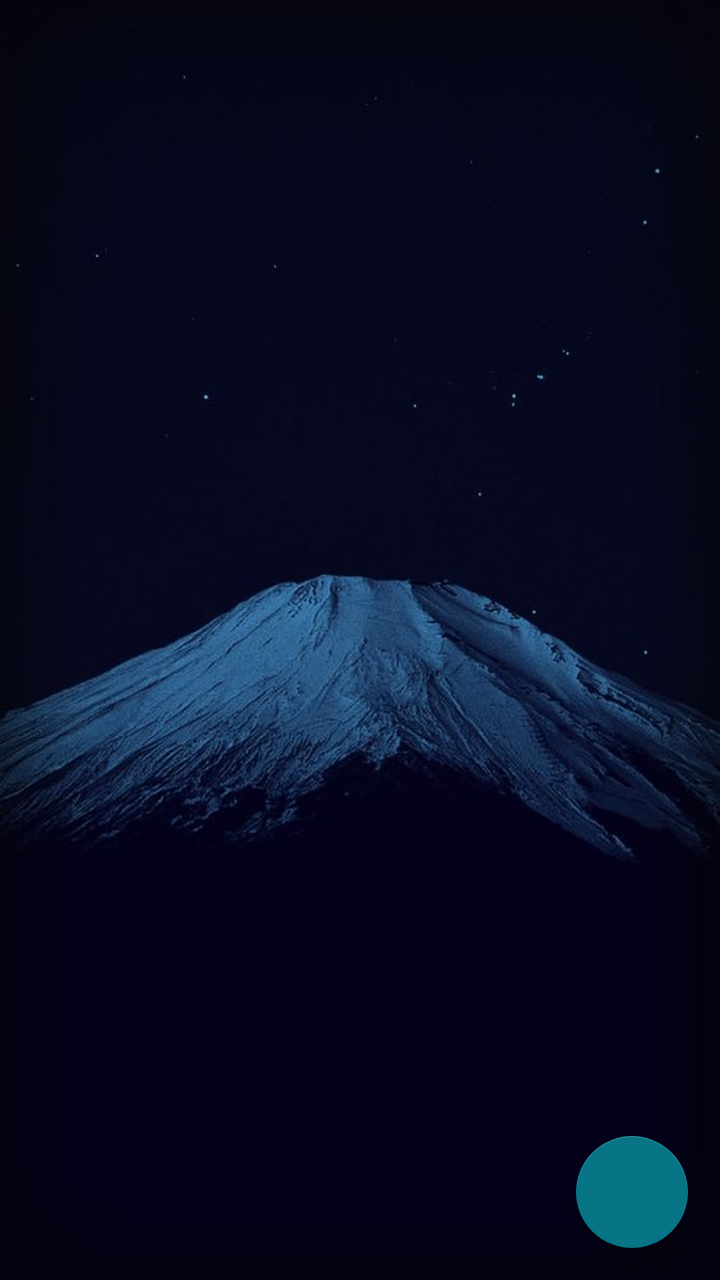
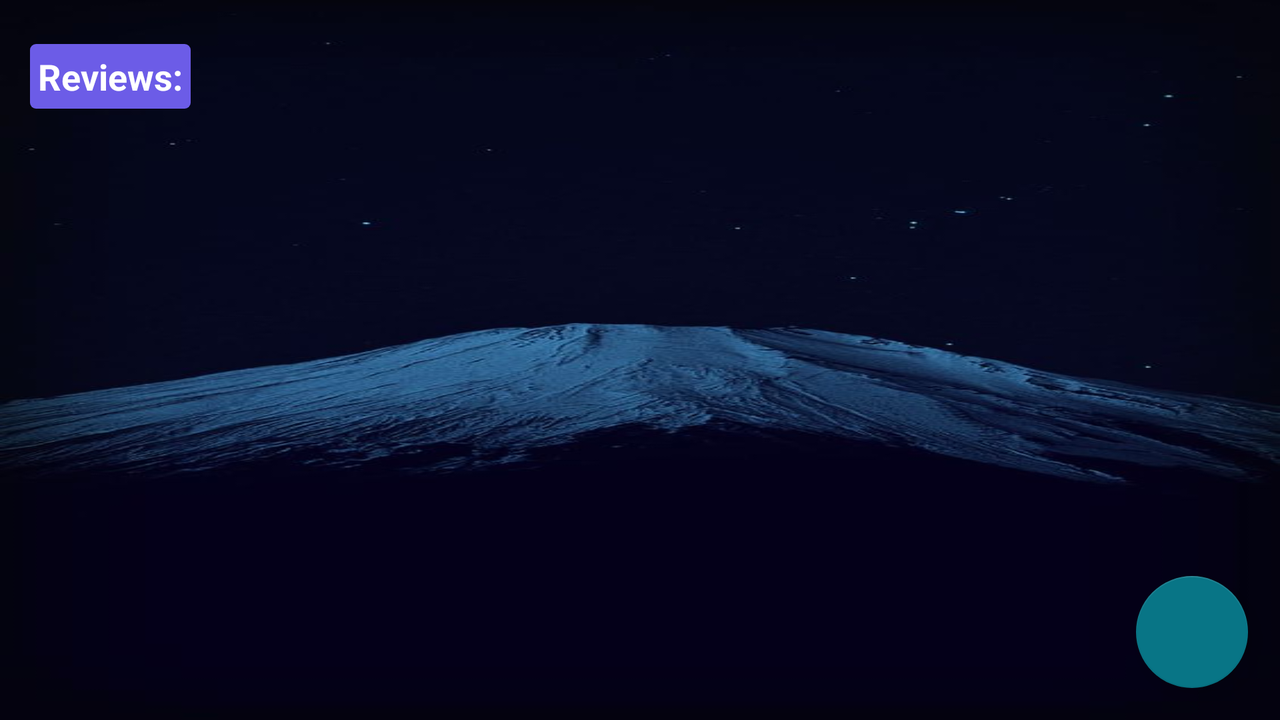

An Android layout and its configuration variant, each rendered on a device that would load it. The default file and the variant file are quoted in full after the pictures.
<!-- AndroidManifest.xml: application theme AppTheme -->
<!-- res/layout/activity_detail.xml -->
<?xml version="1.0" encoding="utf-8"?>
<layout xmlns:android="http://schemas.android.com/apk/res/android"
    xmlns:app="http://schemas.android.com/apk/res-auto"
    xmlns:tools="http://schemas.android.com/tools">

    <android.support.constraint.ConstraintLayout
        android:layout_width="match_parent"
        android:layout_height="match_parent"
        tools:context=".ui.DetailActivity"
        android:background="@drawable/japan_mt"
        tools:layout_editor_absoluteY="81dp">


        <ScrollView
            android:id="@+id/scrollView2"
            android:layout_width="match_parent"
            android:layout_height="match_parent"
            android:transitionGroup="false"
            app:layout_constraintBottom_toBottomOf="parent"
            app:layout_constraintEnd_toEndOf="parent"
            app:layout_constraintStart_toStartOf="parent"
            tools:targetApi="lollipop">


            <LinearLayout
                android:layout_width="match_parent"
                android:layout_height="wrap_content"
                android:orientation="vertical">

                <LinearLayout
                   style="@style/FrameImageDetail"
                    tools:ignore="UseCompoundDrawables">

                    <TextView
                        android:layout_width="wrap_content"
                        android:layout_height="wrap_content"
                        android:layout_gravity="center"
                        android:layout_marginTop="5dp"
                        android:text="@string/click_to_enlarge_image"
                        android:textColor="@color/white"
                        android:textSize="12sp" />
                    <ImageView
                        android:id="@+id/iv_poster_detail"
                        android:layout_width="220dp"
                        android:layout_height="331dp"
                        android:layout_margin="16dp"
                        android:onClick="toZoom"
                        android:contentDescription="@string/image_poster" />


                </LinearLayout>

                <LinearLayout
                    android:layout_width="match_parent"
                    android:layout_height="wrap_content"
                    android:layout_marginBottom="15dp"
                    android:layout_marginLeft="15dp"
                    android:layout_marginRight="15dp"
                    android:layout_marginTop="6dp"
                    android:orientation="vertical">

                    <TextView
                        style="@style/LabelDetailRed"
                        android:text="@string/title"
                        android:textColor="@color/gold"
                        />

                    <TextView
                        android:id="@+id/tv_title"
                        style="@style/TextDetailBoldTextLarge"
                        android:textColor="@color/white"
                        />

                    <TextView
                         style="@style/LabelDetailRed"
                        android:text="@string/plot_synopsis"
                        android:textColor="@color/gold"
                        />

                    <TextView
                        android:id="@+id/tv_plot"
                        style="@style/TextDetail"
                        android:textColor="@color/white"
                        />

                    <TextView
                        style="@style/LabelDetailRed"
                        android:text="@string/user_rating"
                        android:textColor="@color/gold"
                        />

                    <TextView
                        android:id="@+id/tv_rating"
                        android:textColor="@color/white"
                        style="@style/TextDetailBoldTextLarge" />

                    <TextView
                        style="@style/LabelDetailRed"
                        android:textColor="@color/gold"
                        android:text="@string/release_date"/>

                    <TextView
                        android:id="@+id/tv_release"
                        android:textColor="@color/white"
                        style="@style/TextDetailBoldTextLarge" />

                    <TextView
                        style="@style/LabelDetailRed"
                        android:textColor="@color/gold"
                        android:text="@string/trailers"/>


                    <android.support.v7.widget.RecyclerView
                        android:id="@+id/rv_trailers"
                        android:layout_width="match_parent"
                        android:layout_height="wrap_content"
                        android:layout_marginBottom="16dp" />

                    <TextView
                        android:id="@+id/tv_adapter_no_data_review"
                        android:layout_width="wrap_content"
                        android:layout_height="wrap_content"
                        android:layout_marginBottom="14dp"
                        android:text="@string/no_trailers"
                        android:textSize="18sp"
                        android:visibility="gone" />

                    <TextView
                         style="@style/LabelDetailRed"
                         android:textColor="@color/gold"
                        android:text="@string/reviews" />

                    <android.support.v7.widget.RecyclerView
                        android:id="@+id/rv_reviews"

                        android:layout_width="match_parent"
                        android:layout_height="wrap_content"
                        android:layout_marginBottom="16dp" />

                    <TextView
                        android:id="@+id/tv_adapter_no_data"
                        android:layout_width="wrap_content"
                        android:layout_height="wrap_content"
                        android:layout_marginBottom="14dp"
                        android:text="@string/no_reviews"
                        android:textColor="@color/white"
                        android:textSize="18sp"
                        android:visibility="gone" />
                </LinearLayout>


            </LinearLayout>
        </ScrollView>

        <android.support.design.widget.FloatingActionButton
            android:id="@+id/fb_detail"
            android:layout_width="wrap_content"
            android:layout_height="wrap_content"
            android:layout_gravity="end"
            android:layout_marginBottom="16dp"
            android:layout_marginEnd="16dp"
            android:layout_marginRight="16dp"
            android:onClick="saveDeleteData"
            android:src="@drawable/ic_favorite"
            app:layout_constraintBottom_toBottomOf="parent"
            app:layout_constraintEnd_toEndOf="parent" />

    </android.support.constraint.ConstraintLayout>
</layout>
<!-- resources referenced by this layout -->
<resources>
  <color name="gold">#ffdf00</color>
  <color name="white">#ffffff</color>
  <!-- drawable japan_mt: jpg bitmap (drawable-mdpi, 26339 bytes) -->
  <string name="click_to_enlarge_image">Tap to enlarge image</string>
  <string name="image_poster">Image Poster</string>
  <string name="no_reviews">No reviews</string>
  <string name="no_trailers">No trailers</string>
  <string name="plot_synopsis">Plot Synopsis:</string>
  <string name="release_date">Release Date:</string>
  <string name="reviews">Reviews:</string>
  <string name="title">Title:</string>
  <string name="trailers">Trailers</string>
  <string name="user_rating">User Rating:</string>
  <style name="FrameImageDetail" parent="FrameBlue">
          <item name="android:layout_width">wrap_content</item>
          <item name="android:layout_height">wrap_content</item>
          <item name="android:layout_gravity">center_horizontal</item>
          <item name="android:layout_marginBottom">@dimen/margin_frame_image_detail</item>
          <item name="android:layout_marginTop">@dimen/margin_frame_image_detail</item>
          <item name="android:orientation">vertical</item>
      </style>
  <style name="LabelDetailRed">
          <item name="android:layout_width">wrap_content</item>
          <item name="android:layout_height">wrap_content</item>
  
          <item name="android:padding">@dimen/padding_tag_detail_red</item>
          <item name="android:textColor">@color/white</item>
          <item name="android:textSize">@dimen/text_size_tag_detail_red</item>
          <item name="android:textStyle">bold</item>
  
      </style>
  <style name="TextDetail">
          <item name="android:layout_width">wrap_content</item>
          <item name="android:layout_height">wrap_content</item>
          <item name="android:layout_marginBottom">@dimen/model_margin_6</item>
          <item name="android:layout_marginTop">@dimen/model_margin_4</item>
          <item name="android:textColor">@color/secondary_text</item>
  
      </style>
  <style name="TextDetailBoldTextLarge" parent="TextDetail">
          <item name="android:textStyle">bold</item>
          <item name="android:textSize">@dimen/model_text_size_18</item>
      </style>
  <style name="AppTheme" parent="Theme.AppCompat.Light.DarkActionBar">
          
          <item name="colorPrimary">@color/primary_text</item>
          <item name="colorAccent">@color/colorAccent</item>
          <item name="android:itemBackground">@color/primary_text</item>
          <item name="android:textColor">@android:color/white</item>
  
      </style>
  <style name="FrameBlue">
          <item name="android:background">@drawable/border</item>
      </style>
  <dimen name="margin_frame_image_detail">6dp</dimen>
  <dimen name="padding_tag_detail_red">4dp</dimen>
  <dimen name="text_size_tag_detail_red">18sp</dimen>
  <dimen name="model_margin_6">6dp</dimen>
  <dimen name="model_margin_4">4dp</dimen>
  <color name="secondary_text">#757575</color>
  <dimen name="model_text_size_18">18sp</dimen>
  <color name="primary_text">#212121</color>
  <color name="colorAccent">#087586</color>
  <!-- drawable border (drawable) -->
  <?xml version="1.0" encoding="utf-8"?>
  <shape xmlns:android="http://schemas.android.com/apk/res/android"
      android:shape="rectangle">
      <corners
          android:radius="2dp"/>
      <stroke
          android:width="0.8dp"
          android:color="@color/colorAccent"/>
  
  
  </shape>
</resources>
<!-- res/layout-land/activity_detail.xml (the author's variant of the layout above) -->
<!-- drawn on the phone turned sideways -->
<?xml version="1.0" encoding="utf-8"?>
<layout xmlns:android="http://schemas.android.com/apk/res/android"
    xmlns:app="http://schemas.android.com/apk/res-auto"
    xmlns:tools="http://schemas.android.com/tools">

    <android.support.constraint.ConstraintLayout
        android:layout_width="match_parent"
        android:layout_height="match_parent"
        android:background="@drawable/japan_mt"
        tools:context=".ui.DetailActivity"
        tools:layout_editor_absoluteY="81dp">


        <ScrollView
            android:id="@+id/scrollView2"
            android:layout_width="match_parent"
            android:layout_height="match_parent"
            android:transitionGroup="false"
            app:layout_constraintBottom_toBottomOf="parent"
            app:layout_constraintEnd_toEndOf="parent"
            app:layout_constraintStart_toStartOf="parent"
            tools:targetApi="lollipop">


            <LinearLayout
                android:layout_width="match_parent"
                android:layout_height="wrap_content"
                android:orientation="vertical">

                <LinearLayout
                    style="@style/FrameImageDetail"
                    android:layout_marginLeft="15dp"
                    android:layout_marginRight="15dp"
                    android:orientation="horizontal"
                    tools:ignore="UseCompoundDrawables">

                    <LinearLayout
                        android:layout_width="wrap_content"
                        android:layout_height="wrap_content"
                        android:orientation="vertical">

                        <TextView
                            android:layout_width="wrap_content"
                            android:layout_height="wrap_content"
                            android:layout_gravity="center"
                            android:layout_marginTop="5dp"

                            android:text="@string/click_to_enlarge_image"
                            android:textColor="@color/white"
                            android:textSize="12sp" />

                        <ImageView
                            android:id="@+id/iv_poster_detail"
                            android:layout_width="346dp"
                            android:layout_height="513dp"
                            android:layout_margin="16dp"
                            android:contentDescription="@string/image_poster"
                            android:onClick="toZoom" />
                    </LinearLayout>

                    <LinearLayout
                        android:layout_width="wrap_content"
                        android:layout_height="wrap_content"
                        android:layout_marginTop="32dp"
                        android:orientation="vertical">

                        <TextView
                            style="@style/LabelDetailRed"
                            android:textColor="@color/gold"
                            android:text="@string/title" />

                        <TextView
                            android:id="@+id/tv_title"
                            android:textColor="@color/white"
                            style="@style/TextDetailBoldTextLarge" />

                        <TextView
                            style="@style/LabelDetailRed"
                            android:textColor="@color/gold"
                            android:text="@string/plot_synopsis" />

                        <TextView
                            android:id="@+id/tv_plot"
                            android:textColor="@color/white"
                            style="@style/TextDetail" />

                        <TextView
                            style="@style/LabelDetailRed"
                            android:textColor="@color/gold"
                            android:text="@string/user_rating" />

                        <TextView
                            android:id="@+id/tv_rating"
                            android:textColor="@color/white"
                            style="@style/TextDetailBoldTextLarge" />

                        <TextView
                            style="@style/LabelDetailRed"
                            android:textColor="@color/gold"
                            android:text="@string/release_date" />

                        <TextView
                            android:id="@+id/tv_release"
                            android:textColor="@color/white"
                            style="@style/TextDetailBoldTextLarge" />
                    </LinearLayout>

                </LinearLayout>

                <LinearLayout
                    android:layout_width="match_parent"
                    android:layout_height="wrap_content"
                    android:layout_marginBottom="15dp"
                    android:layout_marginLeft="15dp"
                    android:layout_marginRight="15dp"
                    android:layout_marginTop="6dp"
                    android:orientation="vertical">


                    <TextView
                        style="@style/LabelDetailRed"
                        android:text="@string/trailers" />


                    <android.support.v7.widget.RecyclerView
                        android:id="@+id/rv_trailers"
                        android:layout_width="match_parent"
                        android:layout_height="wrap_content"
                        android:layout_marginBottom="16dp" />

                    <TextView
                        android:id="@+id/tv_adapter_no_data_review"
                        android:layout_width="wrap_content"
                        android:layout_height="wrap_content"
                        android:layout_marginBottom="14dp"
                        android:text="@string/no_trailers"
                        android:textSize="18sp"
                        android:visibility="gone" />

                    <TextView
                        android:layout_width="wrap_content"
                        android:layout_height="wrap_content"
                        android:background="@drawable/rect_detail_red"
                        android:padding="4dp"
                        android:text="@string/reviews"
                        android:textColor="@android:color/white"
                        android:textSize="18sp"
                        android:textStyle="bold" />

                    <android.support.v7.widget.RecyclerView
                        android:id="@+id/rv_reviews"
                        android:layout_width="match_parent"
                        android:layout_height="wrap_content"
                        android:layout_marginBottom="16dp" />

                    <TextView
                        android:id="@+id/tv_adapter_no_data"
                        android:layout_width="wrap_content"
                        android:layout_height="wrap_content"
                        android:layout_marginBottom="14dp"
                        android:text="@string/no_reviews"
                        android:textSize="18sp"
                        android:visibility="gone" />
                </LinearLayout>


            </LinearLayout>
        </ScrollView>

        <android.support.design.widget.FloatingActionButton
            android:id="@+id/fb_detail"
            android:layout_width="wrap_content"
            android:layout_height="wrap_content"
            android:layout_gravity="end"
            android:layout_marginBottom="16dp"
            android:layout_marginEnd="16dp"
            android:layout_marginRight="16dp"
            android:onClick="saveDeleteData"
            android:src="@drawable/ic_favorite"
            app:layout_constraintBottom_toBottomOf="parent"
            app:layout_constraintEnd_toEndOf="parent" />

    </android.support.constraint.ConstraintLayout>
</layout>
<!-- resources referenced by the variant -->
<!-- as the phone turned sideways resolves them -->
<resources>
  <color name="gold">#ffdf00</color>
  <color name="white">#ffffff</color>
  <!-- drawable japan_mt: jpg bitmap (drawable-mdpi, 26339 bytes) -->
  <!-- drawable rect_detail_red (drawable) -->
  <?xml version="1.0" encoding="utf-8"?>
  <shape xmlns:android="http://schemas.android.com/apk/res/android"
      android:shape="rectangle">
      <solid
          android:color="@color/colorPrimary"/>
      <corners
          android:radius="3dp"/>
  
  
  
  </shape>
  <string name="click_to_enlarge_image">Tap to enlarge image</string>
  <string name="image_poster">Image Poster</string>
  <string name="no_reviews">No reviews</string>
  <string name="no_trailers">No trailers</string>
  <string name="plot_synopsis">Plot Synopsis:</string>
  <string name="release_date">Release Date:</string>
  <string name="reviews">Reviews:</string>
  <string name="title">Title:</string>
  <string name="trailers">Trailers</string>
  <string name="user_rating">User Rating:</string>
  <style name="FrameImageDetail" parent="FrameBlue">
          <item name="android:layout_width">wrap_content</item>
          <item name="android:layout_height">wrap_content</item>
          <item name="android:layout_gravity">center_horizontal</item>
          <item name="android:layout_marginBottom">@dimen/margin_frame_image_detail</item>
          <item name="android:layout_marginTop">@dimen/margin_frame_image_detail</item>
          <item name="android:orientation">vertical</item>
      </style>
  <style name="LabelDetailRed">
          <item name="android:layout_width">wrap_content</item>
          <item name="android:layout_height">wrap_content</item>
  
          <item name="android:padding">@dimen/padding_tag_detail_red</item>
          <item name="android:textColor">@color/white</item>
          <item name="android:textSize">@dimen/text_size_tag_detail_red</item>
          <item name="android:textStyle">bold</item>
  
      </style>
  <style name="TextDetail">
          <item name="android:layout_width">wrap_content</item>
          <item name="android:layout_height">wrap_content</item>
          <item name="android:layout_marginBottom">@dimen/model_margin_6</item>
          <item name="android:layout_marginTop">@dimen/model_margin_4</item>
          <item name="android:textColor">@color/secondary_text</item>
  
      </style>
  <style name="TextDetailBoldTextLarge" parent="TextDetail">
          <item name="android:textStyle">bold</item>
          <item name="android:textSize">@dimen/model_text_size_18</item>
      </style>
  <style name="AppTheme" parent="Theme.AppCompat.Light.DarkActionBar">
          
          <item name="colorPrimary">@color/primary_text</item>
          <item name="colorAccent">@color/colorAccent</item>
          <item name="android:itemBackground">@color/primary_text</item>
          <item name="android:textColor">@android:color/white</item>
  
      </style>
  <color name="colorPrimary">#6c5ce7</color>
  <style name="FrameBlue">
          <item name="android:background">@drawable/border</item>
      </style>
  <dimen name="margin_frame_image_detail">6dp</dimen>
  <dimen name="padding_tag_detail_red">4dp</dimen>
  <dimen name="text_size_tag_detail_red">18sp</dimen>
  <dimen name="model_margin_6">6dp</dimen>
  <dimen name="model_margin_4">4dp</dimen>
  <color name="secondary_text">#757575</color>
  <dimen name="model_text_size_18">18sp</dimen>
  <color name="primary_text">#212121</color>
  <color name="colorAccent">#087586</color>
  <!-- drawable border (drawable) -->
  <?xml version="1.0" encoding="utf-8"?>
  <shape xmlns:android="http://schemas.android.com/apk/res/android"
      android:shape="rectangle">
      <corners
          android:radius="2dp"/>
      <stroke
          android:width="0.8dp"
          android:color="@color/colorAccent"/>
  
  
  </shape>
</resources>
